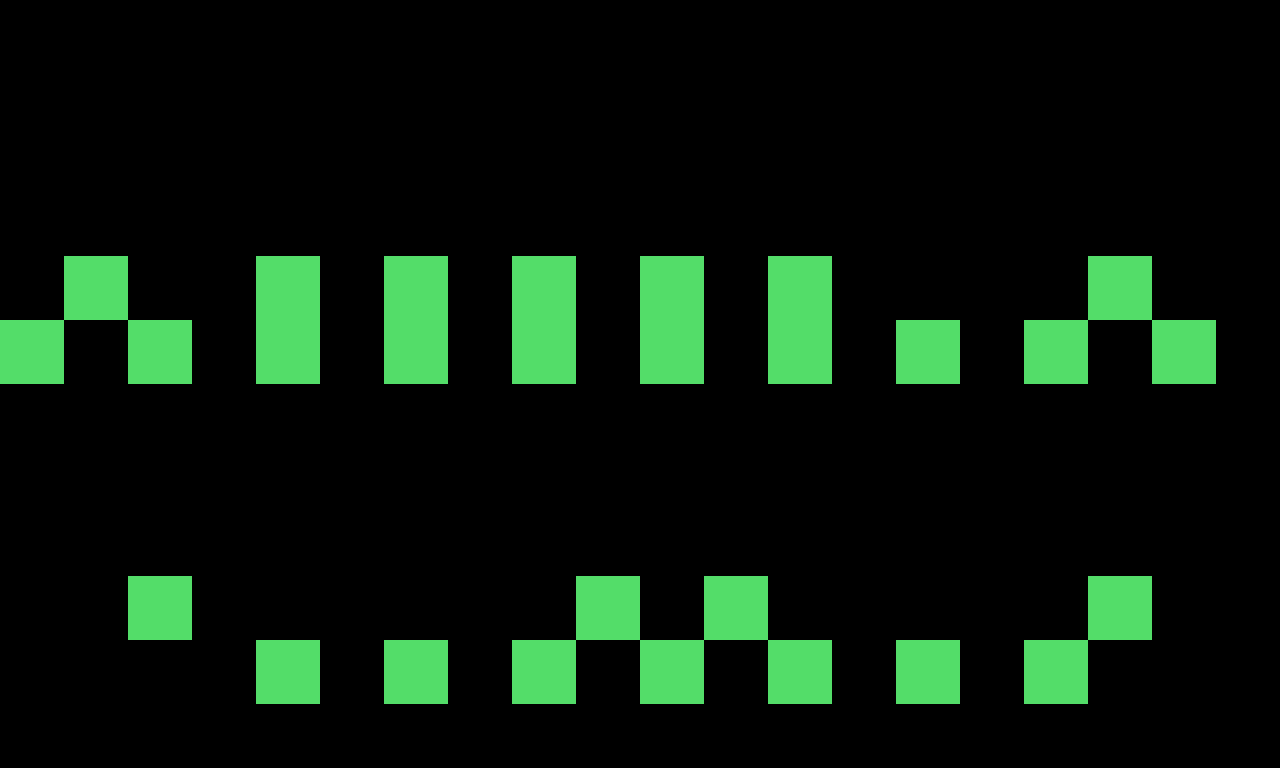

A 2D game scene composited from a Tiled map and its tileset images. What follows is a short description and the map's XML, with every tile layer's data as written:
An orthogonal 20x12 tile map with 64x64 px tiles, 1 tile layer (Placement Tiles), 5 hidden layers not drawn and 1 object.

<map version="1.10" tiledversion="1.10.1" orientation="orthogonal" renderorder="right-down" width="20" height="12" tilewidth="64" tileheight="64" infinite="0" nextlayerid="11" nextobjectid="4">
 <editorsettings>
  <export target="towerDefense2.js" format="js" />
 </editorsettings>
 <tileset firstgid="1" source="tileset.tsx" />
 <layer id="1" name="Dirt" width="20" height="12" visible="0">
  <data encoding="csv">
16,16,16,16,16,16,16,16,16,16,16,16,16,16,16,16,16,16,16,16,
16,16,16,16,16,16,16,16,16,16,16,16,16,16,16,16,16,16,16,16,
16,16,16,16,16,16,16,16,16,16,16,16,16,16,16,16,16,16,16,16,
16,16,16,16,16,16,16,16,16,16,16,16,16,16,16,16,16,16,16,16,
16,16,16,16,16,16,16,16,16,16,16,16,16,16,16,16,16,16,16,16,
16,16,16,16,16,16,16,16,16,16,16,16,16,16,16,16,16,16,16,16,
16,16,16,16,16,16,16,16,16,16,16,16,16,16,16,16,16,16,16,16,
16,16,16,16,16,16,16,16,16,16,16,16,16,16,16,16,16,16,16,16,
16,16,16,16,16,16,16,16,16,16,16,16,16,16,16,16,16,16,16,16,
16,16,16,16,16,16,16,16,16,16,16,16,16,16,16,16,16,16,16,16,
16,16,16,16,16,16,16,16,16,16,16,16,16,16,16,16,16,16,16,16,
16,16,16,16,16,16,16,16,16,16,16,16,16,16,16,16,16,16,16,16
</data>
 </layer>
 <layer id="10" name="Placement Tiles" width="20" height="12">
  <data encoding="csv">
0,173,173,173,173,173,173,173,173,173,173,173,0,173,173,0,0,0,0,0,
0,173,0,0,0,0,0,0,0,0,0,0,0,173,173,0,0,0,0,0,
0,173,0,0,0,0,0,0,0,0,0,0,0,173,173,0,0,0,0,0,
0,173,0,0,0,0,173,173,0,0,0,0,0,173,0,0,0,0,0,0,
0,14,0,0,14,0,14,173,14,0,14,0,14,173,0,0,0,14,0,0,
14,173,14,0,14,0,14,173,14,0,14,0,14,173,14,0,14,0,14,0,
0,173,0,0,0,0,173,173,0,0,0,0,0,173,173,0,0,0,173,0,
0,173,0,0,173,173,173,173,0,0,0,0,0,173,173,0,0,0,173,0,
0,173,173,0,173,173,173,173,0,0,0,0,0,173,0,0,0,0,173,0,
0,0,14,0,173,173,173,173,0,14,0,14,0,0,0,0,0,14,173,0,
0,0,173,0,14,173,14,173,14,0,14,0,14,0,14,0,14,0,0,0,
0,0,173,173,173,173,173,0,0,0,0,0,0,0,0,0,0,0,0,0
</data>
 </layer>
 <layer id="3" name="Pathing" width="20" height="12" visible="0">
  <data encoding="csv">
0,0,0,0,0,0,0,0,0,0,0,0,0,0,0,0,0,0,0,0,
0,0,173,173,173,173,173,173,173,173,173,173,173,0,0,0,0,0,0,0,
0,0,173,173,173,173,173,173,173,173,173,173,173,173,0,44,0,0,0,0,
0,0,0,173,173,173,173,173,173,173,173,173,173,173,173,173,173,173,173,173,
0,0,0,173,173,173,0,0,0,173,173,173,173,173,173,173,173,173,173,173,
0,0,0,173,173,173,0,0,173,173,173,173,173,173,0,173,173,173,173,173,
5,5,5,5,5,5,5,5,5,5,5,5,5,5,5,5,5,5,5,5,
19,19,19,19,19,19,19,19,19,19,19,19,19,19,19,19,19,19,19,19,
33,33,33,33,33,33,33,33,33,33,33,33,33,33,33,33,33,33,33,33,
0,0,0,0,0,0,173,173,173,173,173,173,173,173,173,173,173,173,0,0,
0,0,0,0,0,0,0,0,173,173,173,173,173,173,173,173,173,173,173,173,
0,0,0,0,0,0,0,173,173,173,173,173,173,173,173,173,173,173,173,173
</data>
 </layer>
 <layer id="4" name="Details 1" width="20" height="12" visible="0">
  <data encoding="csv">
46,0,0,0,0,0,58,0,0,0,48,0,0,0,0,50,0,60,60,60,
60,0,0,0,0,0,72,0,45,0,0,0,0,0,0,50,50,50,50,60,
60,0,0,87,88,0,0,0,0,0,58,0,0,60,85,86,60,60,0,0,
0,0,0,101,102,0,0,0,0,0,72,0,0,0,99,100,58,0,0,46,
46,0,0,48,0,0,0,0,0,0,0,0,0,0,45,0,72,0,0,0,
60,0,0,0,0,0,0,0,0,0,0,0,0,0,0,0,0,0,0,0,
0,0,0,0,0,0,0,0,0,0,0,0,0,0,0,0,0,0,0,0,
0,0,0,0,0,0,0,0,0,0,0,0,0,0,0,0,0,0,0,0,
0,0,0,0,0,85,86,58,58,0,0,0,0,0,58,0,58,0,0,0,
60,48,0,0,0,99,100,72,72,0,0,0,0,48,72,0,72,0,0,0,
60,60,0,48,0,0,0,0,0,0,0,0,0,0,0,0,0,60,87,88,
45,60,60,60,60,45,0,0,0,0,0,0,46,0,0,48,0,0,101,102
</data>
 </layer>
 <layer id="5" name="Details 2" width="20" height="12" visible="0">
  <data encoding="csv">
60,0,0,0,0,0,0,0,0,0,0,0,0,0,0,0,0,0,0,0,
60,0,0,0,0,0,0,0,0,0,0,0,0,0,0,0,0,0,0,0,
60,0,0,0,0,0,0,0,0,0,0,0,0,0,0,0,0,60,60,0,
60,0,0,0,0,0,0,0,0,0,0,0,0,0,0,0,0,0,0,0,
60,0,0,0,0,0,0,0,0,0,0,0,0,0,0,0,0,0,0,0,
60,0,0,0,0,0,0,0,0,0,0,0,0,0,0,0,0,0,0,0,
0,0,0,0,0,0,0,0,0,0,0,0,0,0,0,0,0,0,0,0,
0,0,0,0,0,0,0,0,0,0,0,0,0,0,0,0,0,0,0,0,
60,0,0,0,0,0,0,0,0,0,0,0,0,0,0,0,0,0,0,0,
60,60,60,0,0,0,0,0,0,0,0,0,0,0,0,0,0,0,0,0,
60,60,0,0,0,0,0,0,0,0,0,0,0,0,0,0,0,0,60,60,
60,60,60,0,0,0,0,0,0,0,0,0,0,0,0,0,0,0,60,60
</data>
 </layer>
 <layer id="6" name="Details 3" width="20" height="12" visible="0">
  <data encoding="csv">
0,0,0,0,0,0,0,0,0,0,0,0,0,0,0,119,120,72,57,0,
0,0,0,0,0,0,0,0,0,0,0,0,0,0,0,133,134,135,71,0,
57,0,0,0,0,0,0,0,0,0,0,0,0,0,0,147,148,149,0,0,
71,0,0,0,0,0,0,0,0,0,0,0,0,0,0,0,0,0,0,0,
0,0,0,0,0,0,0,0,0,0,0,0,0,0,0,0,0,0,0,0,
0,0,0,0,0,0,0,0,0,0,0,0,0,0,0,0,0,0,0,0,
0,0,0,0,0,0,0,0,0,0,0,0,0,0,0,0,0,0,0,0,
0,0,0,0,0,0,0,0,0,0,0,0,0,0,0,0,0,0,0,0,
0,0,0,0,0,0,0,0,0,0,0,0,0,0,0,0,0,0,0,0,
93,94,0,0,0,0,0,0,0,0,0,0,0,0,0,0,0,0,0,0,
107,108,0,0,0,0,0,0,0,0,0,0,0,0,0,0,0,0,87,88,
45,46,0,0,0,0,0,0,0,0,0,0,0,0,0,0,0,0,101,102
</data>
 </layer>
 <objectgroup id="9" name="Waypoint" visible="0">
  <object id="3" x="-1.31579" y="-1.31579">
   <polyline points="0,0 -73.6842,480.263 1348.68,485.526" />
  </object>
 </objectgroup>
</map>
